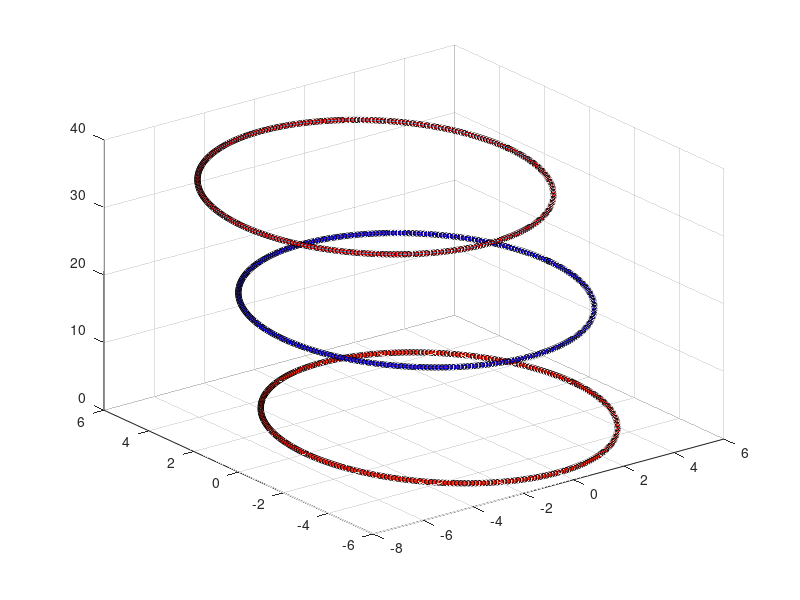

Recreate this plot in MATLAB. (Note: this script raises an error after producing the figure.)
%% Inverse Dynamic Control of Cantilever Rod using Cosserat-Rod model (Actuation Forces + Gravity Force + External Forces)
%Azadeh version created 03/22/22
%Bending for grasping-Silicone
%Bias only variables (ud,vd) corresponding to 1 psi
%visialization: Silicone based soft robotic arm
%Improving 2 segments bending simulation

%original Cosserat Code from Paper John Till, Caleb Rucker 2018
% Real-Time Dynamics of Soft and Continuum Robots based on Cosserat-Rod Models

function output= CantileverRod_control_uniform_sim1
%% Parameters - Section 2.1
global elapsedTime dL kapa L f_total l_total fseg lseg rhoAg ds C q t sim_result exp_result ud vd N kapa_out L_out Pressure_from_actuator pressure_of_tubes fenv lenv
% N L STEPS 
%% Video recording ()
% myVideo = VideoWriter('grasp'); %open video file
% myVideo.FrameRate = 1;  %can adjust this, 5 - 10 works well for me
% open(myVideo)
%% Time descretization
del_t = 1; % Time step= 0.01 is good ds=5ms
% del_t = 0.0250;
STEPS = 100;
T_period = 100;
t= zeros(STEPS,1);
%% Space discretezition
scale = 1;
physical_segment = 2;
decretized_sections = 1;
N = physical_segment*decretized_sections;      %40 ; Number of discretization for rod = 4 * number of nodes per segment
L0 = physical_segment*0.185*scale; % Length of rod %L>>r cross-section diameter or sqrt(A)
% L = L0;   moved to desired motion (controlling the extension) section 
ds = L0/N;    % Discretization of curve parameter and step size in RK4
dL = zeros(1,N+1);
%% Main input and outputs
sim_result = zeros(STEPS,25,N+1);
exp_result = zeros(STEPS,25,N+1);
% result = zeros(STEPS,25,N+1);
% state_out = zeros(STEPS,6,N+1);
kapa_out = zeros(STEPS,N+1);
L_out = zeros(STEPS,N+1);
% seg_num = zeros(physical_segment,1);
circle = zeros(301,3);  %visualization cylindrical view
p_c = zeros(301,3,N+1);  %the points of the arm on the cylindar serface
%% vectors directions in 3D
e1 = [ 1 ; 0 ; 0 ];
e2 = [ 0 ; 1 ; 0 ];
e3 = [ 0 ; 0 ; 1 ];
%% desired motions-initial
ud = zeros(STEPS,3,N+1);
vd = zeros(STEPS,3,N+1);

u_d = zeros(3,N+1);
ut_d = zeros(3,N+1);
utt_d = zeros(3,N+1); 

v_d = zeros(3,N+1); 
vt_d = zeros(3,N+1); 
vtt_d = zeros(3,N+1); 

kapa = zeros(1,N+1);
L = L0*ones(1,N+1);
% R = eye(3);
fseg = zeros(STEPS,3,N+1);
lseg = zeros(STEPS,3,N+1);
f_total = zeros(STEPS,3,N+1);
l_total = zeros(STEPS,3,N+1);
MPa_to_Psi = 0.000145038;
Pressure_from_actuator = zeros(STEPS,N*2);
pressure_of_tubes = [1,1,0,0;zeros(STEPS-1,N*2)];
%% External forces and torques to tip (free-end)- global frame
F_tip = zeros(STEPS,3); %0.001*9.81*[0 ; 0 ; 0 ]; % Force on tip based on gram
M_tip = zeros(STEPS,3); %[ 0 ; 0 ; 0 ]; % Momentum on tip
g = 1*[0 ; 0 ; -9.81] ; % Gravitational force
%% Boundary & Initial Conditions - Section 2.4   global frame
p0 = [ 0 ; 0 ; 0 ]; % Global position in cartesian coordinates
h0 = [ 1 ; 0 ; 0 ; 0 ]; % Quaternions for material orientation
q0 = [ 0 ; 0 ; 0 ]; % Velocity (linear) in the local frame (w.r.t time)
w0 = [ 0 ; 0 ; 0 ]; % Angular velocity in the local frame (w.r.t time)
n0 = [ 0 ; 0 ; 0 ]; % initial global internal force
m0 = [ 0 ; 0 ; 0 ]; % initial global internal moment
%% Dependent Parameter Calculations
rho = 800;   %507kg/m3 % 2330; % 1.3468e3;    % Hydrogel density=1.1 - Beam density=M(3e-3)/V(2.2275e-6)=1.3468e3
C=zeros(3,3);
r0 = 0.075*sqrt(2)/2;  % uniform arm radius (surface to the backbone)
r_segment_1_positive = 0.03*cos(pi/4)*2*-e2;   %sum of r1+r2 since P1A1=P2A2 seg1 [m]
r_segment_1_negative = 0.03*cos(pi/4)*2*e2;    %sum of r3+r4 since P3A3=P4A4 seg1 [m]
r_segment_2_positive = 0.03*cos(pi/4)*2*-e1;    %sum of r1+r2 since P1A1=P2A2 seg2 [m]
r_segment_2_negative = 0.03*cos(pi/4)*2*e1;    %sum of r3+r4 since P3A3=P4A4 seg2 [m]
%% Cross-section area
A0 = pi*r0^2;  %circular  %rectangular: beam_height*beam_width; % Cross-sectional area
radius_chamber= 0.01; %the pressure chamber radius [m]
A_chamber = pi*(radius_chamber)^2; %[m2]
%% Young modulus of Hydrogel beam, was E=(L=0.045/A=11*4.5e-6)*(2.2061)=2.005e3
Em = 0.27*10^6; %188*10^9;   %0.3*1000*scale^2*(0.0542*scale)/A0;  %E=6000 when L is not considered for rigidity
Gm = Em/(2*(1 + 0.4));   %Shear modulus (I added m to the name to avoid being mixed with G=[n;m])

Ixx = (pi/4)*r0^4;  %circular   %rectangular: (beam_height*beam_width^3)/12;
Iyy = (pi/4)*r0^4;  %circular   %rectangular: (beam_width*beam_height^3)/12;
Izz=Ixx+Iyy;
J = diag([Ixx  Iyy  Izz]); % Second mass moment of inertia tensor

Kse = diag([Gm*A0, Gm*A0, Em*A0]); % Stiffness matrix for shear(d1,d2) rigidity and extension(d3) or axial rigidity
Kbt = diag([Em*J(1,1), Em*J(2,2), Gm*J(3,3)]); % Stiffness matrix for bending(d1,d2)rigidity and twisting(d3) rigidity

% Bse = zeros(3); % viscous damping matrix for shear & extension
% Bbt = zeros(3); % viscous damping matrix for bending & torsion
tau=0; %2*1.5; %
Bse = Kse* diag([tau, tau, tau]);
Bbt = Kbt* diag([tau, tau, tau]);
%% BDF (backward diffrentiation formula) Coefficients 
%%(an implicit method of time derivative approximation)
%%Discretization in time for PDE (Section 2.2 Eq.(5)-b)
alpha=0;    %BDF2
% alpha=-0.5; %Trapezoidal
% alpha=-0.2; %found to be accurate and stable in Till 2019 paper
%d1 = alpha/(1+alpha); %alpha >> d1
c0 = (1.5+alpha)/(del_t*(1+alpha)); %c0 = 1.5/del_t; 
c1 = -2/del_t;
c2 = (0.5+alpha)/(del_t*(1+alpha)); %c2 = 0.5/del_t; 
%% Expressions extracted from simulation loop
vstar = [ 0 ; 0 ; 1]; % [ 0 ; 0 ; 1.0021];    % initial position velocity w.r.t arc length (local frame)
ustar = [ 0 ; 0 ; 0]; % [ 0 ; 0.2285 ; 0 ];   % initial curvature for a straight rod (rotation derivative w.r.t arc length) (local frame)
Kse_plus_c0_Bse_inv = (Kse+c0*Bse)^-1; % Eq.(7)-b
Kbt_plus_c0_Bbt_inv = (Kbt+c0*Bbt)^-1; % Eq.(7)-b
Kse_vstar = Kse*vstar; % Eq.(7)-b
Kbt_ustar = Kbt*ustar; % Eq.(7)-b
rhoA = rho*A0; % Eq.(7)-a
rhoJ = rho*J; % % Eq.(1)
rhoAg = rho*A0*g; % Eq.(7)-a
%% Initialize to straight configuration
% y and z are general variables as in Eq.(12) >> Generalized PDE
% y : = [ p ; h ; n ; m ; q ; w ] and z : = [ v ; u ]
y = [zeros(2,N+1); linspace(0,L0,N+1); zeros(16,N+1)] ;
z = [zeros(2,N+1); ones(1,N+1); zeros(3,N+1)];
% y = [0,0,0,1.0000,0,0,0,0.0024,-0.0000,33.9007,0.0000,1.2125,0.0000,0,0,0,0,0,0;
%     0.0044,0.0002,0.1855,-0.9997,-0.0012,-0.0229,-0.0000,-0.0000,0.0000,-0.0000,-0.0000,-0.0000,0.0000,0.0175,-0.0000,0.0041,0.0000,0.1836,0.0000]';
% z = [0,0,1,0,0,0;
%      0,0,1.0021,0,0.2285,0]';
y_prev = y;
z_prev = z;
%% Main Simulation Loop - Section 2.4
G = zeros(6,1) ; % Shooting method initial guess
% G = [0.0015;-0.0;50.6324;0.0;1.8613;0];
% recv = tcpserver("10.203.49.203",6666)
% sen = tcpclient("10.203.48.122",7777)
% datasize = 21;
% 
% x_bias_base = 0.1195;
% y_bias_base = -0.2160;
% z_bias_base = -0.0148;
% R_base_initial = [ 0.999994894425506	0.00282945208288510	0.00148503327615934
%           -0.00283053837013910	0.999995727640934	0.000729898906744846
%           -0.00148296171758197	-0.000734098623860707	0.999998630960940];
% 
% x_bias_segment_1 = 6.9800e-04-0.1195;
% y_bias_segment_1 = 1.100e-05+0.2160;
% z_bias_segment_1 = 0.1742+0.0148;
% R_seg1_initial  = [ 0.999988247023763	0.00482293658756138	-0.000495072736738072
%           -0.00484189743762402	0.998689345076428	-0.0509524097567496
%            0.000248683625977892	0.0509542080057039	0.998700959668592];
% 
% x_bias_segment_2 = 0.0024;
% y_bias_segment_2 = 0.0072;
% z_bias_segment_2 = 0.3726;
% R_seg2_initial  = [ 0.999977539521966	0.00649614655896355	-0.00164940337093299
%           -0.00649176281125072	0.999975418638040	0.00264936507100044
%            0.00166657349014112	-0.00263859802953029	0.999995130154763];
%%
for i = 1:STEPS
    i
    tic;
    t(i)= (i-1) * del_t; 
    pd_data = pressure_of_tubes(i,:);
    for k=1:4
        if pd_data(k)>=30
            pd_data(k)=30;
        elseif pd_data(k)<=0
            pd_data(k)=0;
        end
    end
%     write(sen,pd_data)
% %     if i==1
% %         pd_data = 1;
% %         write(sen,pd_data)
% %         java.lang.Thread.sleep(1000)
% %     else
% %         pd_data = pressure_of_tubes(i);
% %         write(sen,pd_data)
% %     end
% % I can either add a bias in pressure_of_tubes(i-1) or write only if pd_data>=bias
% %         write(sen,pd_data)
% %         java.lang.Thread.sleep(500)
    %% main original code solving the coesserat rod forward dynamics
%         mocap_data = read(recv,datasize,"double");
%      if size(mocap_data)>0
%        position_global_base = mocap_data(1:3)-[x_bias_base,y_bias_base,z_bias_base];
%        position_global_segment_1 = mocap_data(8:10)-[x_bias_segment_1,y_bias_segment_1,0]-position_global_base;
%        position_global_segment_2 = mocap_data(15:17)-[x_bias_segment_2,y_bias_segment_2,0]-position_global_base;
% 
%        %Calculating the Rzyx from quaternion directly
% %        h_0 = mocap_data(4:7)';
% %        h1 = h_0(1); h2 = h_0(2); h3 = h_0(3); h4 = h_0(4);
% %        R_base = eye(3)+ 2/( h_0'*h_0 )* ...
% %             [-h3^2- h4^2 , h2*h3 - h4*h1 , h2*h4+h3*h1;
% %             h2*h3+h4*h1 , -h2^2 - h4^2 , h3*h4 - h2*h1;
% %             h2*h4 - h3*h1 , h3*h4 + h2*h1 , -h2^2 - h3^2];
%        %rotation of segment 1 from it's quaternion
%        h_1 = mocap_data(11:14)';
%        h1 = h_1(1); h2 = h_1(2); h3 = h_1(3); h4 = h_1(4);
%        R_seg1 = eye(3)+ 2/( h_1'*h_1 )* ...
%             [-h3^2- h4^2 , h2*h3 - h4*h1 , h2*h4+h3*h1;
%             h2*h3+h4*h1 , -h2^2 - h4^2 , h3*h4 - h2*h1;
%             h2*h4 - h3*h1 , h3*h4 + h2*h1 , -h2^2 - h3^2];
%        %rotation of segment 2 from it's quaternion
%        h_2 = mocap_data(18:21)';
%        h1 = h_2(1); h2 = h_2(2); h3 = h_2(3); h4 = h_2(4);
%        R_seg2 = eye(3)+ 2/( h_2'*h_2 )* ...
%             [-h3^2- h4^2 , h2*h3 - h4*h1 , h2*h4+h3*h1;
%             h2*h3+h4*h1 , -h2^2 - h4^2 , h3*h4 - h2*h1;
%             h2*h4 - h3*h1 , h3*h4 + h2*h1 , -h2^2 - h3^2];
% 
%        %global to local transform
%        position_local_segment_1 = (R_seg1_initial'*R_seg1)'*position_global_segment_1';
%        position_local_segment_2 = (R_seg2_initial'*R_seg2)'*position_global_segment_2';
% 
%         %curvature_about_y_axis 
%         if abs(position_local_segment_1(1))<=0.00000001
%             kapa(2)=0;
%             dL(2)=0;
%             L(2) = position_local_segment_1(3);
%         else       
%             kapa(2) = -(1)*2*position_local_segment_1(1)/(position_local_segment_1(1)^2+position_local_segment_1(3)^2);              
%             L(2) = (2/kapa(2))*atan2(-position_local_segment_1(1),position_local_segment_1(3));
%             dL(2) = L(2)-L0/N;
%         end
%          %curvature_about_x_axis 
%         if abs(position_local_segment_2(2))<=0.00000001
%             kapa(3)=0;
%             dL(3)=0;
%             L(3) = position_local_segment_2(3);
%         else       
%             %curvature_about_y_axis 
%             kapa(3) = -(1)*2*position_local_segment_2(2)/(position_local_segment_2(2)^2+position_local_segment_2(3)^2);              
%             L(3) = (2/kapa(3))*atan2(-position_local_segment_2(2),position_local_segment_2(3));
%             dL(3) = L(3)-L0/N;
%         end
% %         y(1:3,1) = position_global_base';
%         y(1:3,2) = position_global_segment_1';
%         y(1:3,3) = position_global_segment_2';
% %         y(4:7,1) = h_0;
%         y(4:7,2) = h_1;
%         y(4:7,3) = h_2;
% 
%         z(3,2) = 1+dL(2)/L(2);
%         z(3,3) = 1+dL(3)/L(3);
%         
%         z(5,2) = kapa(2);   %uy changes for segment 1
%         z(4,3) = kapa(3);   %ux changes for segment 2
%        
%         exp_result(i,:,:) = [y;z];    %saving results
%         kapa_out(i,:) = kapa;
%         L_out(i,:) = L;
% 
%         t_c = 0:pi/150:2*pi;
%         for counter = 1:length(t_c)
%             x_c = r0*cos(t_c(counter));
%             y_c = r0*sin(t_c(counter));
%             z_c = 0;
%             circle(counter,:) = [x_c;y_c;z_c]; 
%             p_c(counter,:,1) = [r0*cos(t_c(counter));r0*sin(t_c(counter));0];   %first segment's first point
%             p_c(counter,:,2) = (y(1:3,2)+R_seg1*circle(counter,:)');
%             p_c(counter,:,3) = (y(1:3,3)+R_seg2*circle(counter,:)');
%         end
% 
%         plotRobot();
        % Set history terms - Eq.(5)-b
        % y_prev ~ _()^(i-2)y(t)
        yh = c1*y + c2*y_prev;
        zh = c1*z + c2*z_prev;
        %store from previous step for the next step
        y_prev = y;
        z_prev = z;
        
        % Midpoints are linearly interpolated for RK4
        yh_int = 0.5*(yh(:, 1:end-1) + yh(:, 2:end));
        zh_int = 0.5*(zh(:, 1:end-1) + zh(:, 2:end));
        %Standard Simple Shooting Method (SSM) using fsolve 
        %New G is going to be used in the next timing step by sim
        G = fsolve(@getResidual,G); 
        sim_result(i,:,:) = [y;z]; 
        plotRobot();
        %New pressure will be used in the next timing step by exp
        %I can either add a bias here or write only if pd_data>=bias
        pressure_of_tubes(i+1,4) = MPa_to_Psi*Pressure_from_actuator(i,1); %positive y
        pressure_of_tubes(i+1,3) = MPa_to_Psi*Pressure_from_actuator(i,2); %negative y
        pressure_of_tubes(i+1,2) = MPa_to_Psi*Pressure_from_actuator(i,3); %negative x
        pressure_of_tubes(i+1,1) = MPa_to_Psi*Pressure_from_actuator(i,4); %positive x

        elapsedTime(i,1)=toc;
%      end
end
%% getResidual Function
    function E = getResidual(G)   %takes initial guess and calculate E, give it to next step as a new guess
        %Reaction force and moment are guessed values
        n0 = G(1:3); m0 = G(4:6);
%         initial_guess(i,:) = G;
        %Cantilever boundary condition-initial point
        y(:,1) = [p0; h0; n0; m0; q0; w0] ; 
        %Fourth-Order Runge-Kutta Integration 
        %(implicit integrating scheme) semi-discretized model: space not time
        for j = 1:N
            yj = y(:,j) ; %yhj_int = yh_int(:,j); %ythj_int = yth_int(:,j);
            [k1, z(:,j+1), ~] = ODE(yj, yh(:,j), zh(:,j),j);
            [k2, ~, ~] = ODE(yj + k1*ds/2, yh_int(:,j), zh_int(:, j), j);
            [k3, ~, ~] = ODE(yj + k2*ds/2, yh_int(:,j), zh_int(:, j), j);
            [k4, ~, R] = ODE(yj + k3*ds , yh(:,j+1), zh(:,j+1), j);
            %where y is calculated using RK4 spatial integration
            y(:, j+1) = yj + ds*(k1 + 2*(k2+k3) + k4)/6 ;
            %y(:, j+1) = yj + ds*k1; % Euler's Method (explicit time integrating method)
            
            t_c = 0:pi/150:2*pi;
            for counter = 1:length(t_c)
                x_c = r0*cos(t_c(counter));
                y_c = r0*sin(t_c(counter));
                z_c = 0;
                circle(counter,:) = [x_c;y_c;z_c]; 
                p_c(counter,:,1) = [r0*cos(t_c(counter));r0*sin(t_c(counter));0];
                p_c(counter,:,j+1) = y(1:3,j+1)+R*circle(counter,:)';
            end

        end

        nL = y(8:10, N+1); mL = y(11:13 ,N+1);
        F_tip(i,:) = [0;0;0]'+ fseg(i,:,end);   % rhoAg'- (R*C*q.*abs(q))'
        M_tip(i,:) = [0;0;0]'+ lseg(i,:,end);  
        E = [F_tip(i,:)'-nL; M_tip(i,:)'-mL]; 
%         free_end(i,:) = E;
    end

%% ODE Function Eq.(12)-b - solving PDE/ODE 
    function [ys, z, R] = ODE(y, yh, zh, node)
        %% discritization and segment relationship based on 4 real segments
        if mod(node,N/physical_segment)==0
            segment = node/(N/physical_segment);
%             seg_num(segment,1) = node;
        else
            segment = 1+(node-mod(node,N/physical_segment))/(N/physical_segment);
        end
        %% defining initial input data to the segment for inverse loop coming from previous forward loop
        %at time step i for seg j
        p = y(1:3);
        h = y(4:7); 
        n = y(8:10); 
        m = y(11:13);
        q = y(14:16); 
        w = y(17:19);
        vh = zh(1:3); 
        uh = zh(4:6);
        %Quaternion to Rotation - Eq.(10)- Kinematics - Task space variables
        h1 = h(1); h2 = h(2); h3 = h(3); h4 = h(4);
        R = eye(3)+ 2/( h'*h )* ...
            [-h3^2- h4^2 , h2*h3 - h4*h1 , h2*h4+h3*h1;
            h2*h3+h4*h1 , -h2^2 - h4^2 , h3*h4 - h2*h1;
            h2*h4 - h3*h1 , h3*h4 + h2*h1 , -h2^2 - h3^2];
        %% this is actually the main forward dynamic calculation (force/moment to motion)
        %Solved - Eq.(6)- Constitutive Law - Configuration space variables-local frame
        v = Kse_plus_c0_Bse_inv*(R'*n + Kse_vstar - Bse*vh);
        u = Kbt_plus_c0_Bbt_inv*(R'*m + Kbt_ustar - Bbt*uh);
%         u(2) = kapa(node+1);
%         v(3) = 1+dL(node+1)/L0;
        %% the rest...
        z = [v; u];
        %Time Derivatives - Eq.(5)-- BDF-alpha- an implicit method
        %using backward diffrentiation method 
        yt = c0*y + yh; % derivative wrt time
        zt = c0*z + zh; % derivative wrt time
        vt = zt(1:3); % derivative wrt time
        ut = zt(4:6); % derivative wrt time
        qt = yt(14:16); % derivative wrt time
        wt = yt(17:19); % derivative wrt time
        %% The final input to the robotic arm 
        %%these data are the arc length spatial derivatives in order to be used in RK4 integrator
        %Rod State Derivatives - Eq.(7) - Dynamics
        %diff. kinematics calculations for final Cosserat PDE equations
        ps = R*v;
        Rs = R*[0, -u(3), u(2);
                u(3), 0, -u(1);
                -u(2), u(1), 0];  %cross(R,u) or R*uhat;
            
        %% Weight and Square-Law-Drag - Eq.(3)
%          fenv(i,:) = rhoAg ;%- R*C*q.*abs(q); %without water drag effect  
%          lenv(i,:) = cross(R*ds*e3,fenv(i,:));
        %% when external loads being applied (like from the object being detected by FSR)
%         fext = [0;0;0];   %external force to the segment (constant and global)
%         lext = cross(fext,[0;0;0]);   %external moment to the segment (constant and global)
       %% PD control-shear -part of solving inverse dynamics- global frame- where we close the loop
        grasp(segment);
        ud(i,:,node+1) = u_d;
        vd(i,:,node+1) = v_d;
%             if segment==1
%                 ds=L0_1;
%             elseif segment==2
%                 ds=L0_2;
%             end
            f_total(i,:,segment) = 25*R*(Kse*(v_d-v) + Bse*(vt_d-vt)); 
            fenv(i,:) = rhoAg ;  

            l_total(i,:,segment) = 25*R*(Kbt*(u_d-u) + Bbt*(ut_d-ut)); 
            lenv(i,:) = cross(R*ds*e3,fenv(i,:));

%             fseg(i,:,segment) = [0;0;f_total(i,3,segment)] - fenv(i,:)'; 
%             lseg(i,:,segment) = [0;l_total(i,2,segment);0] - lenv(i,:)'; 

%             direction_of_segment_moment = R*e3;
%             Pressure_from_actuator(i,:) = direction_of_segment_moment'*fseg(i,:,segment)'/(4*A_chamber);
             
        if segment==2
             fseg(i,:,segment) = [0;0;f_total(i,3,segment)] - fenv(i,:)'; 
             lseg(i,:,segment) = [l_total(i,1,segment);0;0] ;%- lenv(i,:)'; 
             if lseg(i,1,segment) >= 0
                 r2=r_segment_1_negative;
                 direction_of_segment_moment = 2*cross(p,R*e3)+cross(R*r2,R*e3);
                 Pressure_from_actuator(i,2) = direction_of_segment_moment'*lseg(i,:,segment)'/(A_chamber);
             else
                 r1=r_segment_1_positive;
                 direction_of_segment_moment = 2*cross(p,R*e3)+cross(R*r1,R*e3);
                 Pressure_from_actuator(i,1) = direction_of_segment_moment'*lseg(i,:,segment)'/(A_chamber);
             end

         elseif segment==1
             fseg(i,:,segment) = [0;0;f_total(i,3,segment)] - fenv(i,:)'; 
             lseg(i,:,segment) = [0;l_total(i,2,segment);0] ;%- lenv(i,:)'; 
             if lseg(i,2,segment) >=0
                 r3=r_segment_2_positive;
                 direction_of_segment_moment = 2*cross(p,R*e3)+cross(R*r3,R*e3);
                 Pressure_from_actuator(i,3) = direction_of_segment_moment'*lseg(i,:,segment)'/(A_chamber);
             else
                 r4=r_segment_2_negative;
                 direction_of_segment_moment = 2*cross(p,R*e3)+cross(R*r4,R*e3);
                 Pressure_from_actuator(i,4) = direction_of_segment_moment'*lseg(i,:,segment)'/(A_chamber);
             end
         end
 
%         direction_of_segment_force = Rs*e3  %*PiAi=fp = fseg
%         direction_of_segment_moment = R*(cross(2*v+cross(u,r),e3)+cross(r,cross(u,e3)))  %*PiAi=lp =lseg
         %% this is actually the main inverse dynamic calculation (motion to force/moment)
%         % n=R*(Kse*(v-vstar)+Bse*vt) %global frame
%         % m=R*(Kbt*(u-ustar)+Bbt*ut) %global frame
%% calculating the input to the segment for the next loop considering all dynamics 
        ns = R*rhoA*(cross(w,q)+qt)  - fenv(i,:)' ;%- fseg(i,:,segment)' - fenv(i,:)'; 
        ms = R*(cross(w,rhoJ*w) + rhoJ*wt) - cross(ps,n) - lseg(i,:,segment)';%-lenv(i,:)';        
        %compatibility
        qs = vt - cross(u , q) + cross(w, v) ;
        ws = ut - cross(u ,w) ;
        %Quaternion Derivative - Eq.(9)
        hs = [0, -u(1), -u(2), -u(3);
              u(1), 0, u(3), -u(2);
              u(2), -u(3), 0 , u(1);
              u(3), u(2), -u(1), 0]*h/2;
        ys = [ps; hs; ns; ms; qs; ws];   %the segments' tip data at this time step
    end
%% Grasp related input definition, switching conditions based on sensor feedback 
    function grasp(segment)

        
        frequency = 2*pi/T_period; 

      if segment==2
%                  if i<=50
%                      u_gain= -1; %6/physical_segment;
%                      u_bias= -0.0547;
%                      u_xd =  u_bias+(u_gain-u_bias)*sin(frequency*t(i))^2; %exp(alpha*t(i)); %
%                      ut_xd = (u_gain-u_bias)*2*frequency*cos(frequency*t(i))*sin(frequency*t(i)); %alpha*exp(alpha*t(i));
%                      utt_xd = (u_gain-u_bias)*2*frequency^2*(cos(frequency*t(i))^2-sin(frequency*t(i))^2);%alpha*alpha*exp(alpha*t(i));
% 
%                  else
%                      u_gain= 1; %6/physical_segment;
%                      u_bias= -0.0547;
%                      u_xd =  u_bias+(u_gain-u_bias)*sin(frequency*t(i-50))^2; %exp(alpha*t(i)); %
%                      ut_xd = (u_gain-u_bias)*2*frequency*cos(frequency*t(i-50))*sin(frequency*t(i-50)); %alpha*exp(alpha*t(i));
%                      utt_xd = (u_gain-u_bias)*2*frequency^2*(cos(frequency*t(i-50))^2-sin(frequency*t(i-50))^2);%alpha*alpha*exp(alpha*t(i));
% 
%                  end
%                  v_gain = 1;
             
%                  u_xd =  u_bias+(u_gain-u_bias)*sin(frequency*t(i))^2; %exp(alpha*t(i)); %
%                  ut_xd = (u_gain-u_bias)*2*frequency*cos(frequency*t(i))*sin(frequency*t(i)); %alpha*exp(alpha*t(i));
%                  utt_xd = (u_gain-u_bias)*2*frequency^2*(cos(frequency*t(i))^2-sin(frequency*t(i))^2);%alpha*alpha*exp(alpha*t(i));

                 u_xd = 0; 
                 ut_xd = 0;
                 utt_xd = 0; 

                 u_yd = 0; 
                 ut_yd = 0;
                 utt_yd = 0; 

                 u_zd = 0; 
                 ut_zd = 0; 
                 utt_zd = 0;


                 v_zd = 1;
                 vt_zd = 0;
                 vtt_zd = 0;

     elseif segment==1
                 if i<=50
                     u_gain= -5; %6/physical_segment;
                     u_bias= -0.547 ;% 0;%.273;  %
                     u_yd = u_bias+(u_gain-u_bias)*sin(frequency*t(i))^2; %exp(alpha*t(i)); %
                     ut_yd = (u_gain-u_bias)*2*frequency*cos(frequency*t(i))*sin(frequency*t(i)); %alpha*exp(alpha*t(i));
                     utt_yd = (u_gain-u_bias)*2*frequency^2*(cos(frequency*t(i))^2-sin(frequency*t(i))^2);%alpha*alpha*exp(alpha*t(i));

                 else
                     u_gain= 5; %6/physical_segment;
                     u_bias= -0.547;%.273;
                     u_yd =  u_bias+(u_gain-u_bias)*sin(frequency*t(i-50))^2; %exp(alpha*t(i)); %
                     ut_yd = (u_gain-u_bias)*2*frequency*cos(frequency*t(i-50))*sin(frequency*t(i-50)); %alpha*exp(alpha*t(i));
                     utt_yd = (u_gain-u_bias)*2*frequency^2*(cos(frequency*t(i-50))^2-sin(frequency*t(i-50))^2);%alpha*alpha*exp(alpha*t(i));

                 end
%                  v_gain = 1;

                 u_xd = 0; 
                 ut_xd = 0;
                 utt_xd = 0; 

                 u_zd = 0; 
                 ut_zd = 0; 
                 utt_zd = 0;

             
%                  u_yd =  u_bias+(u_gain-u_bias)*sin(frequency*t(i))^2; %exp(alpha*t(i)); %
%                  ut_yd = (u_gain-u_bias)*2*frequency*cos(frequency*t(i))*sin(frequency*t(i)); %alpha*exp(alpha*t(i));
%                  utt_yd = (u_gain-u_bias)*2*frequency^2*(cos(frequency*t(i))^2-sin(frequency*t(i))^2);%alpha*alpha*exp(alpha*t(i));


                 v_zd = 1;
                 vt_zd = 0;
                 vtt_zd = 0;
      end
    %% input command for bending (u_x,u_y) and torsion (u_z)-one at an experiment
        u_d = [u_xd;u_yd;u_zd];
        ut_d = [ut_xd;ut_yd;ut_zd];
        utt_d = [utt_xd;utt_yd;utt_zd];
        
        v_d = [0;0;v_zd];  %1.1*t(i)/STEPS
        vt_d = [0;0;vt_zd];
        vtt_d = [0;0;vtt_zd];
    end
%% Visualization of the robotic arm been drawn in real-time 
    function plotRobot()
        
%         p_c(:,:,1) = circle(:,:);   %first segment's first point
%         p_c(:,:,N+1) = p_c(:,:,N);    %last segment's last point
        for j=1:N+1
            p_c1(j,:) = p_c(:,1,j)';
            p_c2(j,:) = p_c(:,2,j)';
            p_c3(j,:) = p_c(:,3,j)';
%         end
%         for j=1:N+1
        
            if j<= N/physical_segment
                
                 plot3(100*p_c1(j,:), 100*p_c2(j,:), 100*p_c3(j,:),'Color',[1 0 0],'LineWidth',3);
    
            elseif j<= 2*N/physical_segment
                
                 plot3(100*p_c1(j,:), 100*p_c2(j,:), 100*p_c3(j,:),'Color',[0 0 1],'LineWidth',3);
                 
            elseif j<= 3*N/physical_segment
    
                 plot3(100*p_c1(j,:), 100*p_c2(j,:), 100*p_c3(j,:),'Color',[1 0 0],'LineWidth',3);
                 
            else
    
                 plot3(100*p_c1(j,:), 100*p_c2(j,:), 100*p_c3(j,:),'Color',[0 0 1],'LineWidth',3);
                 
            end          
            hold on;
            if mod(j-1,N/physical_segment)==0
                    plot3(100*p_c1(j,:), 100*p_c2(j,:), 100*p_c3(j,:),'Marker','o','Markersize',4,'MarkerEdgeColor','k'); %'Color',[1 0 0],'LineWidth',1,
            end
        end
    
    %             hold on;
    %             hold off;
                grid on;          
                ax = gca;
                ax.XDir = 'reverse';
                ax.YDir = 'reverse';
                ax.ZDir = 'normal';
                axis([-50 50 -50 50 0  50]) ;
                xlabel('X(cm)');ylabel('Y(cm)');zlabel('Z(cm)');
    %           daspect ([ 2 1 1 ]); 
                view(15,10);
    %             view(15,10);
    %             view(-150,20);
                drawnow;
    %             if i==1
    %                 savefig('shearg1.fig')
    %             elseif i==3
    %                 savefig('shearg2.fig')
    %             elseif i==8
    %                 savefig('shearg3.fig')
    %             elseif i==10
    %                 savefig('shearg4.fig')
    %             end
                hold off;
        %get frame
%         frame = getframe(gcf);
%         writeVideo(myVideo, frame);
    end
%   close(myVideo)
output= sim_result; %[sim_result;exp_result];
i
end